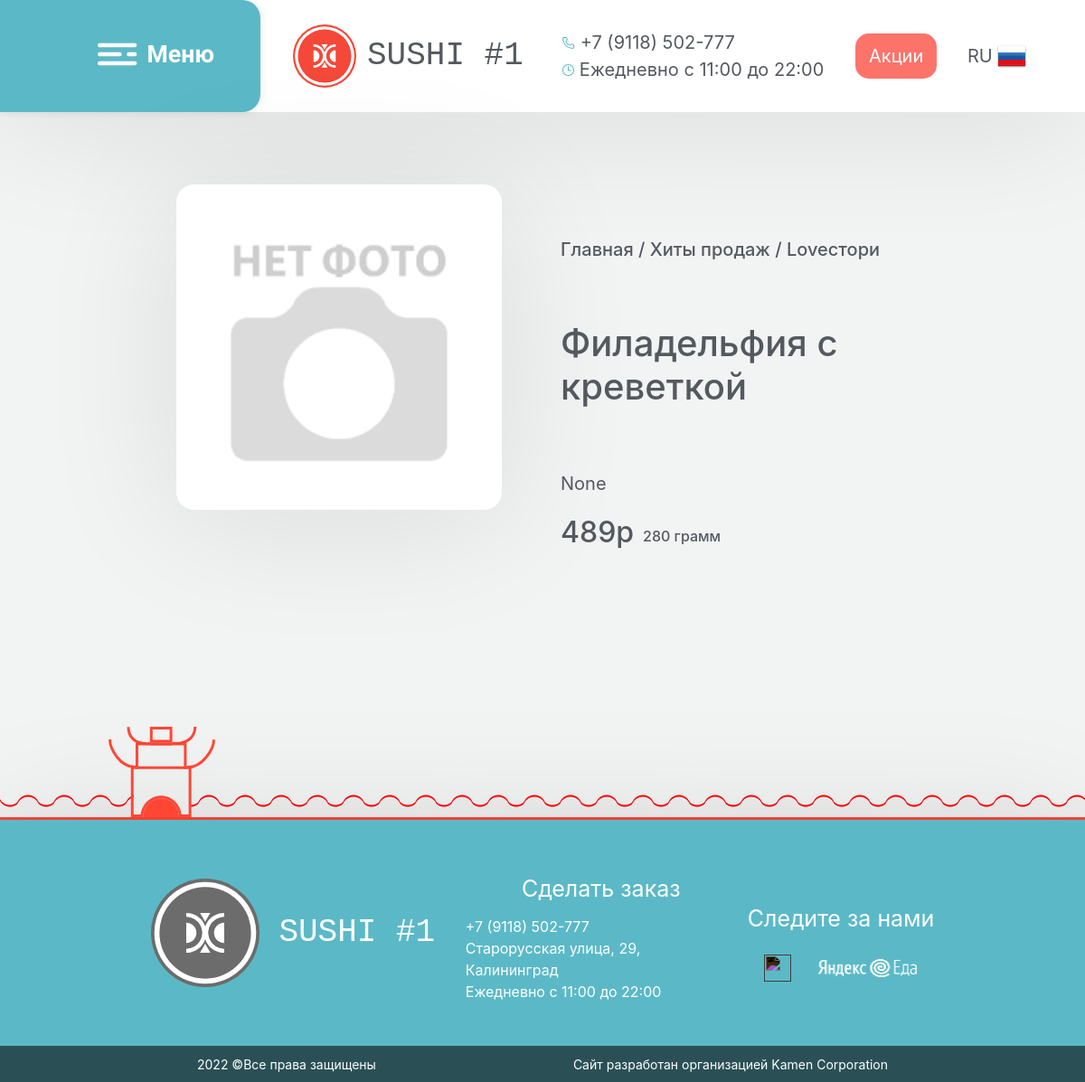
The app's page /meal/3 with its own data.
### index.py (models this page shows)
class Food(db.Model):
    id = db.Column(db.Integer, primary_key=True)
    name = db.Column(db.String, nullable=False)
    price = db.Column(db.String, nullable=False)
    weight = db.Column(db.String, nullable=False)
    description = db.Column(db.String, nullable=False)
    filename = db.Column(db.String, default="-1.png")

### index.py (the view)
@app.route("/meal/<int:food_id>")
def show_meal(food_id):
    food = db.session.query(Food).filter_by(id=food_id).first_or_404()
    return render_template("meal.html", food=food)

### templates/meal.html (shortened to what this page needs)
{% extends 'base.html' %}
{% block body %}
<main>
<div class="food-window">
    <div class="main-frame for-food-image" style="align-items: center; display: flex; flex-direction: column; justify-content: flex-start;">
        <img class="food-image" src="../static/media/food/{{ food.filename }}">
    </div>
    <div class="main-frame description-frame">
        <span style="margin-top: 3em;"> <h5>Главная / Хиты продаж / Loveстори</h5> </span>
        <span style="margin-top: 3em;"> <h1> {{ food.name }} </h1> </span>
        <span style="margin-top: 3em;"> {{ food.description }} </span>
        <div style="margin-top: 1em; margin-left: 0em; display: flex; flex-direction: raw;">
            <span style="margin-right: 10px "> <h2> {{ food.price }}р </h2> </span>
            <span style="display: flex; align-items: flex-end; margin-bottom: 5px;"> <h6 >{{ food.weight }} грамм </h6> </span>
        </div>
    </div>
</div>
</main>
{% endblock %}

### static/css/style.css (style rules this page uses)
html { height: 100%; width: 100%; }
body { background-color: #f2f3f3; color: #54595F; margin: 0; padding: 0; width: 100%; height: 100%; font-size: 20px !important; }
main { width: 65%; margin-left: auto; margin-right: auto; }

### templates/meal.html (style rules this page uses)
main { width: 75%; }
.food-window { margin: 0 0em; display: flex; flex-direction: raw; align-items: center; justify-content: space-around; }
.main-frame { width: 32em; height: 500px; margin: 2em 1em;  }
.food-image { width: 30vw; height: 30vw; border-radius: 20px; background-size: contain; background-repeat: no-repeat; box-shadow: 0 10px 150px rgba(0,0,0,0.1); }
.description-frame { display: flex; flex-direction: column; }

### records on screen
Food: filename (picture), name "Филадельфия с креветкой", description "None", price "489", weight "280"
